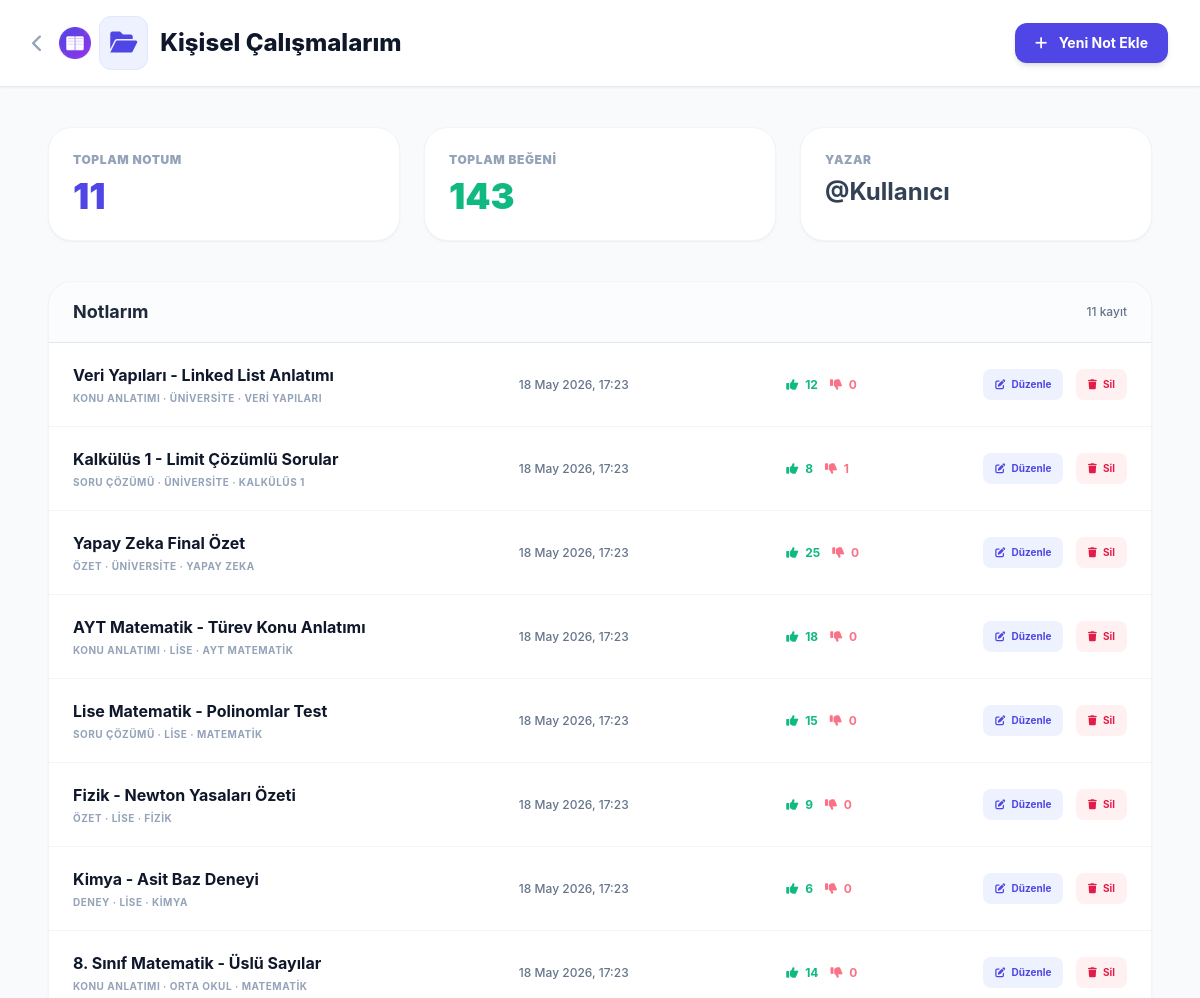
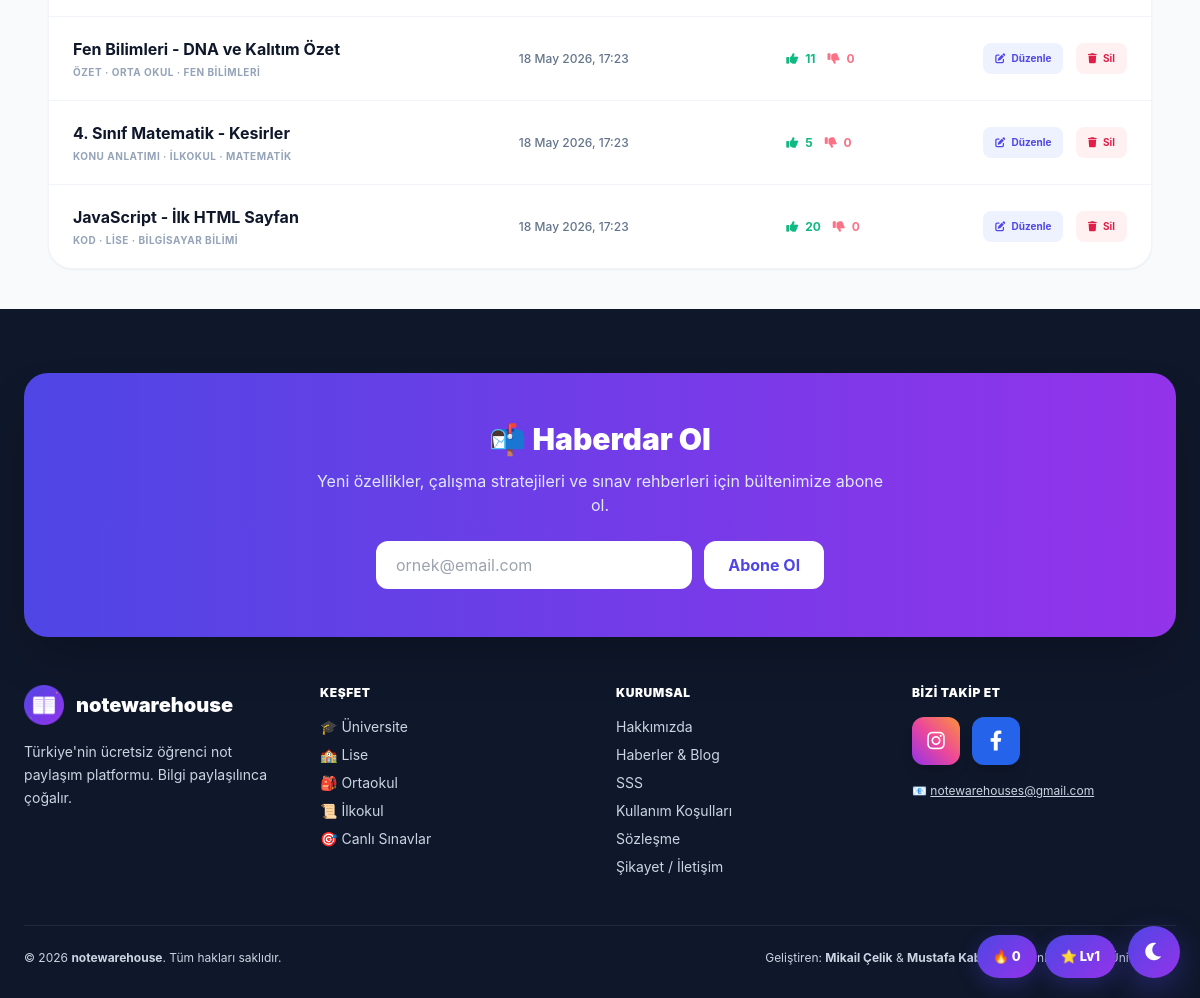
The app's page /calisma_alani.php (signed in) with its own data (2 pictures, top to bottom).
### tables this page shows
CREATE TABLE `notes` (
  `id`              INT(11)      NOT NULL AUTO_INCREMENT,
  `title`           VARCHAR(255) DEFAULT NULL,
  `content`         LONGTEXT     DEFAULT NULL,
  `category`        VARCHAR(100) DEFAULT NULL,
  `edu_level`       VARCHAR(100) DEFAULT NULL,
  `school_name`     VARCHAR(255) DEFAULT NULL,
  `subject`         VARCHAR(255) DEFAULT NULL,
  `author`          VARCHAR(255) DEFAULT 'Anonim',
  `kullanici_email` VARCHAR(255) DEFAULT NULL,
  `likes`           INT(11)      DEFAULT 0,
  `dislikes`        INT(11)      DEFAULT 0,
  `goruntulenme`    INT(11)      DEFAULT 0,
  `dosya_yolu`      VARCHAR(500) DEFAULT NULL,
  `grup_id`         INT(11)      DEFAULT NULL,
  `created_at`      TIMESTAMP    NOT NULL DEFAULT current_timestamp(),
  PRIMARY KEY (`id`),
  KEY `kullanici_email` (`kullanici_email`),
  KEY `category` (`category`),
  KEY `edu_level` (`edu_level`),
  KEY `grup_id` (`grup_id`)
);

### calisma_alani.php (the view, shortened to what this page needs)
<?php
require_once 'baglan.php';
$userEmail = $_SESSION['user_email'];
$userName  = $_SESSION['user_name'] ?? 'Kullanıcı';
$sorgu = $db->prepare("SELECT * FROM notes WHERE kullanici_email = ? ORDER BY created_at DESC");
$sorgu->execute([$userEmail]);
$notlar = $sorgu->fetchAll(PDO::FETCH_ASSOC);
$toplam = count($notlar);
$toplamBegeni = array_sum(array_column($notlar, 'likes'));
?>
<!DOCTYPE html>
<html lang="tr">
<head>
    <script src="https://cdn.tailwindcss.com"></script>
    <link rel="stylesheet" href="https://cdnjs.cloudflare.com/ajax/libs/font-awesome/6.0.0/css/all.min.css">
</head>
<body class="text-slate-800">
<nav class="bg-white border-b px-8 py-4 flex justify-between items-center sticky top-0 z-50 shadow-sm">
    <div class="flex items-center space-x-4">
        <a href="index.php" class="text-slate-400 hover:text-indigo-600"><i class="fas fa-chevron-left text-lg"></i></a>
        <h1 class="font-extrabold text-2xl flex items-center text-slate-900">
            <img src="/favicon-180.png" alt="notewarehouse" class="w-8 h-8 rounded-lg mr-2 inline-block"><span class="bg-indigo-50 text-indigo-600 p-2.5 rounded-xl mr-3 border border-indigo-100"><i class="fas fa-folder-open"></i></span>
            Kişisel Çalışmalarım
        </h1>
    </div>
    <a href="notlar.php" class="bg-indigo-600 text-white px-5 py-2.5 rounded-xl text-sm font-bold hover:bg-indigo-700 shadow-md">
        <i class="fas fa-plus mr-2"></i> Yeni Not Ekle
    </a>
</nav>
<main class="container mx-auto px-6 py-10 max-w-6xl">
    <div class="grid grid-cols-1 md:grid-cols-3 gap-6 mb-10">
        <div class="bg-white rounded-3xl p-6 shadow-sm border border-slate-100">
            <p class="text-xs font-black text-slate-400 uppercase tracking-wider">Toplam Notum</p>
            <p class="text-4xl font-black text-indigo-600 mt-2"><?= $toplam ?></p>
        </div>
        <div class="bg-white rounded-3xl p-6 shadow-sm border border-slate-100">
            <p class="text-xs font-black text-slate-400 uppercase tracking-wider">Toplam Beğeni</p>
            <p class="text-4xl font-black text-emerald-500 mt-2"><?= $toplamBegeni ?></p>
        </div>
        <div class="bg-white rounded-3xl p-6 shadow-sm border border-slate-100">
            <p class="text-xs font-black text-slate-400 uppercase tracking-wider">Yazar</p>
            <p class="text-2xl font-bold text-slate-700 mt-2 truncate">@<?= htmlspecialchars($userName) ?></p>
        </div>
    </div>
    <div class="bg-white rounded-3xl shadow-sm overflow-hidden border border-slate-100">
        <div class="px-6 py-4 border-b bg-slate-50/50 flex items-center justify-between">
            <h2 class="font-bold text-lg">Notlarım</h2>
            <span class="text-xs text-slate-500 font-medium"><?= $toplam ?> kayıt</span>
        </div>
        <?php if ($toplam === 0): ?>
            <div class="p-16 text-center">
                <div class="w-20 h-20 bg-indigo-50 text-indigo-400 rounded-full flex items-center justify-center text-4xl mx-auto mb-4">
                    <i class="fas fa-folder-open"></i>
                </div>
                <h3 class="text-xl font-bold text-slate-700 mb-2">Henüz not yok</h3>
                <p class="text-slate-400 text-sm mb-6">İlk notunu oluşturarak başla.</p>
                <a href="notlar.php" class="bg-indigo-600 text-white px-6 py-3 rounded-xl font-bold inline-block">
                    <i class="fas fa-plus mr-2"></i> İlk Notumu Oluştur
                </a>
            </div>
        <?php else: ?>
            <div class="divide-y divide-slate-100">
                <?php foreach ($notlar as $not): ?>
                    <div class="note-row px-6 py-5 grid grid-cols-12 items-center gap-4">
                        <div class="col-span-5 cursor-pointer" onclick="window.location.href='notlar.php?id=<?= $not['id'] ?>'">
                            <h4 class="font-bold text-slate-900 truncate"><?= htmlspecialchars($not['title']) ?></h4>
                            <p class="text-[10px] text-slate-400 uppercase font-bold tracking-wider mt-1">
                                <?= htmlspecialchars($not['category'] ?: 'Genel') ?>
                                <?php if ($not['edu_level']): ?>
                                    · <?= htmlspecialchars($not['edu_level']) ?>
                                <?php endif; ?>
                                <?php if ($not['subject']): ?>
                                    · <?= htmlspecialchars($not['subject']) ?>
                                <?php endif; ?>
                            </p>
                        </div>
                        <div class="col-span-3 text-xs text-slate-500 font-medium">
                            <?= date('d M Y, H:i', strtotime($not['created_at'])) ?>
                        </div>
                        <div class="col-span-2 flex items-center space-x-3 text-xs">
                            <span class="text-emerald-500 font-bold"><i class="fas fa-thumbs-up mr-1"></i> <?= $not['likes'] ?></span>
                            <span class="text-rose-400 font-bold"><i class="fas fa-thumbs-down mr-1"></i> <?= $not['dislikes'] ?></span>
                        </div>
                        <div class="col-span-2 text-right space-x-2">
                            <a href="notlar.php?id=<?= $not['id'] ?>" class="text-[10px] font-bold text-indigo-600 bg-indigo-50 px-3 py-2 rounded-lg hover:bg-indigo-600 hover:text-white inline-block">
                                <i class="fas fa-edit mr-1"></i> Düzenle
                            </a>
                            <button onclick="notSil(<?= $not['id'] ?>)" class="text-[10px] font-bold text-rose-600 bg-rose-50 px-3 py-2 rounded-lg hover:bg-rose-600 hover:text-white">
                                <i class="fas fa-trash mr-1"></i> Sil
                            </button>
                        </div>
                    </div>
                <?php endforeach; ?>
            </div>
        <?php endif; ?>
    </div>
</main>
<?php if (file_exists(__DIR__ . '/footer_partial.php')) include __DIR__ . '/footer_partial.php'; ?>
</body>
</html>

### footer_partial.php (shortened to what this page needs)
<footer class="bg-slate-900 text-slate-300 pt-16 pb-8 px-6">
    <div class="max-w-6xl mx-auto">
        <div class="bg-gradient-to-r from-indigo-600 to-purple-600 rounded-3xl p-8 md:p-12 mb-12 text-center shadow-2xl">
            <h3 class="text-3xl font-black text-white mb-3">📬 Haberdar Ol</h3>
            <p class="text-indigo-100 mb-6 max-w-xl mx-auto">
                Yeni özellikler, çalışma stratejileri ve sınav rehberleri için bültenimize abone ol.
            </p>
            <form id="newsletterForm" class="flex flex-col sm:flex-row gap-3 max-w-md mx-auto">
                <input type="email" id="nlEmail" required placeholder="ornek@email.com"
                       class="flex-1 px-5 py-3 rounded-xl text-slate-800 outline-none">
                <button type="submit" class="bg-white text-indigo-600 px-6 py-3 rounded-xl font-bold hover:bg-slate-100 transition">
                    Abone Ol
                </button>
            </form>
        </div>
        <div class="grid grid-cols-2 md:grid-cols-4 gap-8 mb-12">
            <div>
                <div class="flex items-center mb-4">
                    <img src="/favicon-180.png" alt="notewarehouse" class="w-10 h-10 rounded-lg mr-3">
                    <span class="text-xl font-black text-white">notewarehouse</span>
                </div>
                <p class="text-sm leading-relaxed">
                    Türkiye'nin ücretsiz öğrenci not paylaşım platformu. Bilgi paylaşılınca çoğalır.
                </p>
            </div>
            <div>
                <h4 class="text-white font-black mb-4 uppercase tracking-wider text-xs">Keşfet</h4>
                <ul class="space-y-2 text-sm">
                    <li><a href="/universite.php" class="hover:text-white transition">🎓 Üniversite</a></li>
                    <li><a href="/lise.php" class="hover:text-white transition">🏫 Lise</a></li>
                    <li><a href="/ortaokul.php" class="hover:text-white transition">🎒 Ortaokul</a></li>
                    <li><a href="/ilkokul.php" class="hover:text-white transition">📜 İlkokul</a></li>
                    <li><a href="/canli_sinavlar.php" class="hover:text-white transition">🎯 Canlı Sınavlar</a></li>
                </ul>
            </div>
            <div>
                <h4 class="text-white font-black mb-4 uppercase tracking-wider text-xs">Kurumsal</h4>
                <ul class="space-y-2 text-sm">
                    <li><a href="/hakkimizda.php" class="hover:text-white transition">Hakkımızda</a></li>
                    <li><a href="/haberler.php" class="hover:text-white transition">Haberler & Blog</a></li>
                    <li><a href="/sss.php" class="hover:text-white transition">SSS</a></li>
                    <li><a href="/kosullar.php" class="hover:text-white transition">Kullanım Koşulları</a></li>
                    <li><a href="/sozlesme.php" class="hover:text-white transition">Sözleşme</a></li>
                    <li><a href="/sikayet_olustur.php" class="hover:text-white transition">Şikayet / İletişim</a></li>
                </ul>
            </div>
            <div>
                <h4 class="text-white font-black mb-4 uppercase tracking-wider text-xs">Bizi Takip Et</h4>
                <div class="flex gap-3 mb-4">
                    <a href="https://instagram.com/note_warehouse/" target="_blank" rel="noopener" title="Instagram: @note_warehouse"
                       class="w-12 h-12 bg-gradient-to-tr from-purple-600 via-pink-500 to-orange-400 rounded-xl flex items-center justify-center text-white hover:scale-110 hover:rotate-3 transition shadow-lg">
                        <i class="fab fa-instagram text-xl"></i>
                    </a>
                    <a href="https://www.facebook.com/profile.php?id=61590216140180" target="_blank" rel="noopener" title="Facebook: Notewarehouse"
                       class="w-12 h-12 bg-blue-600 rounded-xl flex items-center justify-center text-white hover:scale-110 hover:rotate-3 transition shadow-lg">
                        <i class="fab fa-facebook-f text-xl"></i>
                    </a>
                </div>
                <p class="text-xs leading-relaxed">
                    📧 <a href="mailto:notewarehouses@gmail.com?subject=notewarehouse%20Hakk%C4%B1nda" class="hover:text-white underline">notewarehouses@gmail.com</a>
                </p>
            </div>
        </div>
        <div class="border-t border-slate-800 pt-6 flex flex-col md:flex-row justify-between items-center gap-4 text-xs">
            <p>&copy; <?= date("Y") ?> <strong>notewarehouse</strong>. Tüm hakları saklıdır.</p>
            <p>Geliştiren: <strong>Mikail Çelik</strong> & <strong>Mustafa Kabataş</strong> · İstanbul Gelişim Üniversitesi</p>
        </div>
    </div>
</footer>

### calisma_alani.php (style rules this page uses)
body { font-family: 'Inter', sans-serif; background: #F8FAFC; }
.note-row { transition: all 0.2s ease; }

### records on screen
notes: title "Veri Yapıları - Linked List Anlatımı", category "KONU ANLATIMI", edu_level "ÜNIVERSITE", subject "VERI YAPILARI", created_at "18 May 2026, 17:23", likes "12", dislikes "0"
notes: title "Kalkülüs 1 - Limit Çözümlü Sorular", category "SORU ÇÖZÜMÜ", edu_level "ÜNIVERSITE", subject "KALKÜLÜS 1", created_at "18 May 2026, 17:23", likes "8", dislikes "1"
notes: title "Yapay Zeka Final Özet", category "ÖZET", edu_level "ÜNIVERSITE", subject "YAPAY ZEKA", created_at "18 May 2026, 17:23", likes "25", dislikes "0"
notes: title "AYT Matematik - Türev Konu Anlatımı", category "KONU ANLATIMI", edu_level "LISE", subject "AYT MATEMATIK", created_at "18 May 2026, 17:23", likes "18", dislikes "0"
notes: title "Lise Matematik - Polinomlar Test", category "SORU ÇÖZÜMÜ", edu_level "LISE", subject "MATEMATIK", created_at "18 May 2026, 17:23", likes "15", dislikes "0"
notes: title "Fizik - Newton Yasaları Özeti", category "ÖZET", edu_level "LISE", subject "FIZIK", created_at "18 May 2026, 17:23", likes "9", dislikes "0"
notes: title "Kimya - Asit Baz Deneyi", category "DENEY", edu_level "LISE", subject "KIMYA", created_at "18 May 2026, 17:23", likes "6", dislikes "0"
notes: title "8. Sınıf Matematik - Üslü Sayılar", category "KONU ANLATIMI", edu_level "ORTA OKUL", subject "MATEMATIK", created_at "18 May 2026, 17:23", likes "14", dislikes "0"
notes: title "Fen Bilimleri - DNA ve Kalıtım Özet", category "ÖZET", edu_level "ORTA OKUL", subject "FEN BILIMLERI", created_at "18 May 2026, 17:23", likes "11", dislikes "0"
notes: title "4. Sınıf Matematik - Kesirler", category "KONU ANLATIMI", edu_level "İLKOKUL", subject "MATEMATIK", created_at "18 May 2026, 17:23", likes "5", dislikes "0"
notes: title "JavaScript - İlk HTML Sayfan", category "KOD", edu_level "LISE", subject "BILGISAYAR BILIMI", created_at "18 May 2026, 17:23", likes "20", dislikes "0"

### other values on screen
$toplam "11"
$toplamBegeni "143"
$userName "Kullanıcı"
